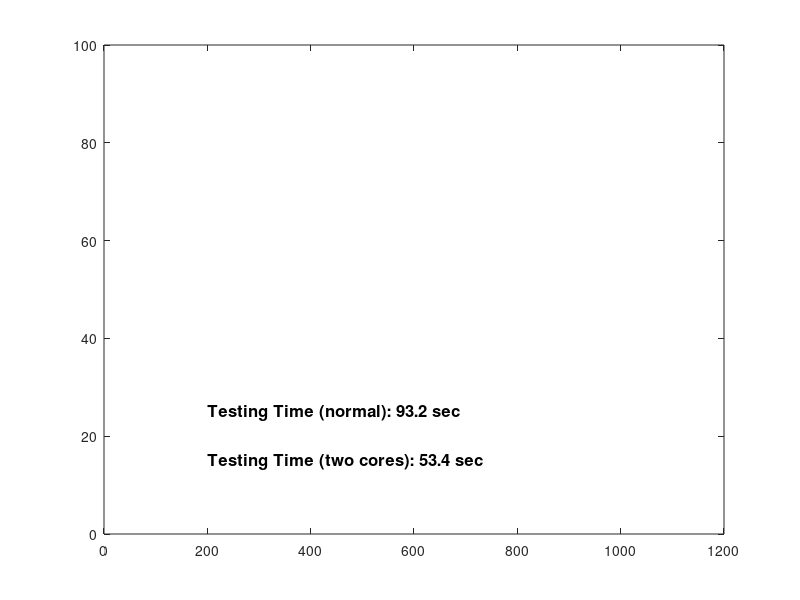

This figure's MATLAB source:
% Copyright 2009-2014 The MathWorks(TM), Inc.
set(gcf,'Position',[765   405   449   336]);
box on
text(200,25,'Testing Time (normal): 93.2 sec','FontSize',12,'FontWeight','Bold'); 
text(200,15,'Testing Time (two cores): 53.4 sec','FontSize',12,'FontWeight','Bold'); 
axis([0 1200 0 100])
